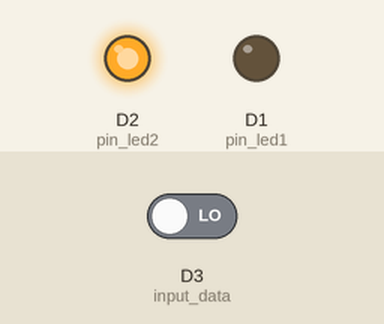
This sketch was run on a simulated ESP8266 (NodeMCU). On the bench: output pins drawn as LEDs (lit = HIGH). The inputs (shaded band) are chosen by the test bench; at power-on: D3 (input_data) LOW.

Above: at 1.2 s.
1.3 s: D3 (input_data) driven HIGH
At 2.5 s:
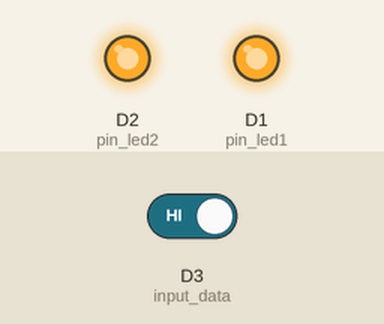
2.8 s: D3 (input_data) driven LOW
At 3.6 s:
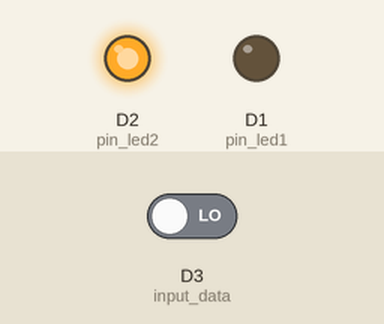
Timing chart, 0 to 5.8 s (numbered marks = the images above; inputs shaded):
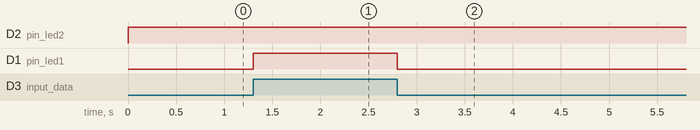

Measured:
- after the input at 1.3 s, D1 (pin_led1): LOW → HIGH at once
- after the input at 2.8 s, D1 (pin_led1): HIGH → LOW at once

The sketch:

test_led1.ino
```cpp
const int pin_led1 = D1;
const int pin_led2 = D2;
const int input_data = D3;

int buttonChage = 0;

void setup() {
  // put your setup code here, to run once:
  pinMode(pin_led1,OUTPUT);
  pinMode(pin_led2, OUTPUT);
  pinMode(input_data,INPUT);

}

void loop() {
  // put your main code here, to run repeatedly:
  buttonChage = digitalRead(input_data);
  if(buttonChage == HIGH){
    digitalWrite(pin_led1, HIGH);
    digitalWrite(pin_led2, LOW);

  }else
    digitalWrite(pin_led1, LOW);
    digitalWrite(pin_led2, HIGH);


}
```
